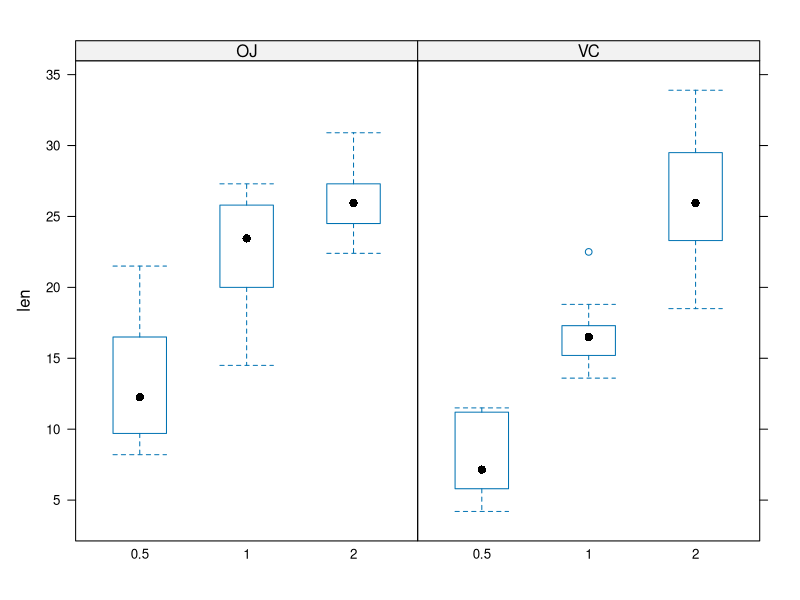

Recreate this plot in R.
## ---- chunk 1
library(datasets)
library(lattice)
## ---- chunk 2
data(ToothGrowth)
ToothGrowth$dose <- as.factor(ToothGrowth$dose)
## ---- chunk 3
summary(ToothGrowth)
## ---- chunk 4
bwplot(len~dose|supp,data=ToothGrowth)
## ---- chunk 5
OJ_0.5 <- subset(ToothGrowth,supp == "OJ" & dose == 0.5)
OJ_1 <- subset(ToothGrowth,supp == "OJ" & dose == 1)
OJ_2 <- subset(ToothGrowth,supp == "OJ" & dose == 2)
VC_0.5 <- subset(ToothGrowth,supp == "VC" & dose == 0.5)
VC_1 <- subset(ToothGrowth,supp == "VC" & dose == 1)
VC_2 <- subset(ToothGrowth,supp == "VC" & dose == 2)
## ---- chunk 6
t.test(OJ_1$len,OJ_0.5$len,paired = FALSE,var.equal = FALSE)$conf.int[1:2]
## ---- chunk 7
t.test(OJ_2$len,OJ_1$len,paired = FALSE,var.equal = FALSE)$conf.int[1:2]
## ---- chunk 8
t.test(VC_1$len,VC_0.5$len,paired = FALSE,var.equal = FALSE)$conf.int[1:2]
## ---- chunk 9
t.test(VC_2$len,VC_1$len,paired = FALSE,var.equal = FALSE)$conf.int[1:2]
## ---- chunk 10
t.test(OJ_0.5$len,VC_0.5$len,paired = FALSE,var.equal = FALSE)$conf.int[1:2]
## ---- chunk 11
t.test(OJ_1$len,VC_1$len,paired = FALSE,var.equal = FALSE)$conf.int[1:2]
## ---- chunk 12
t.test(OJ_2$len,VC_2$len,paired = FALSE,var.equal = FALSE)$conf.int[1:2]
